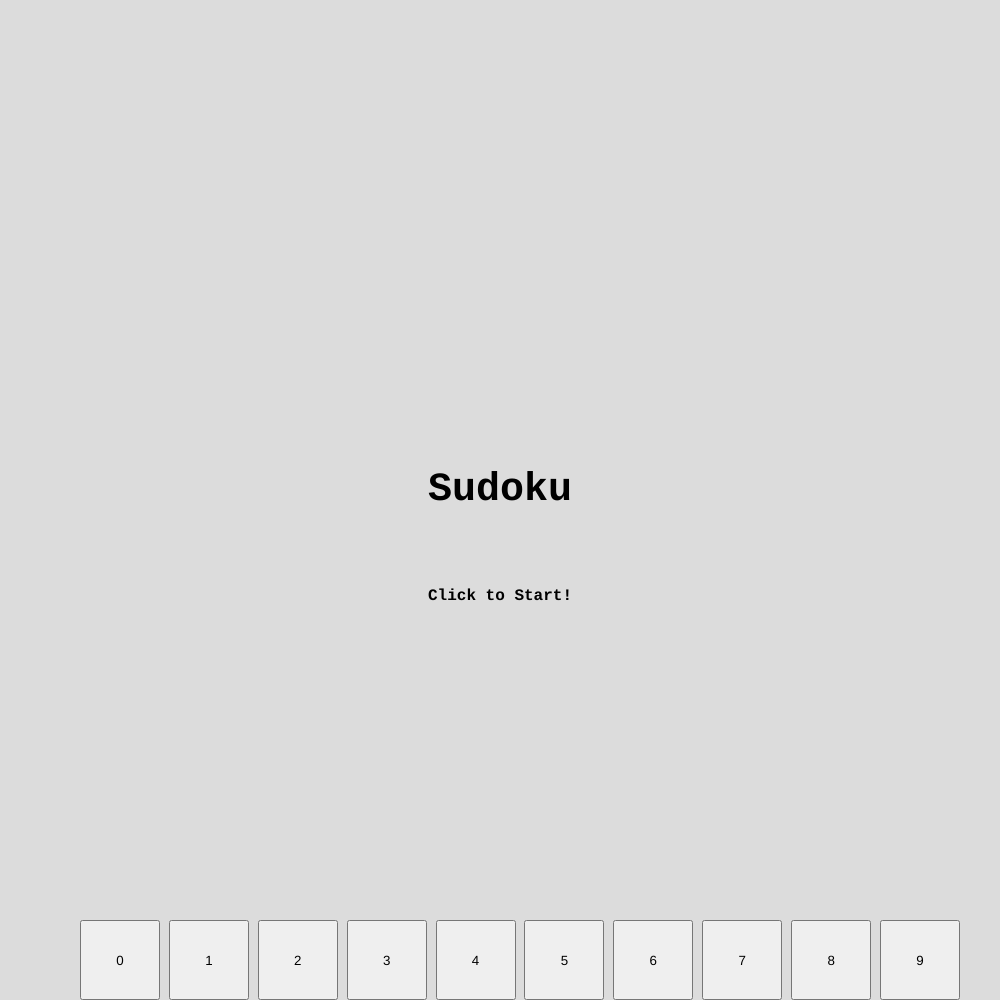
Frame 1 (no input)
Frame 60 (no input): identical to frame 1, image omitted
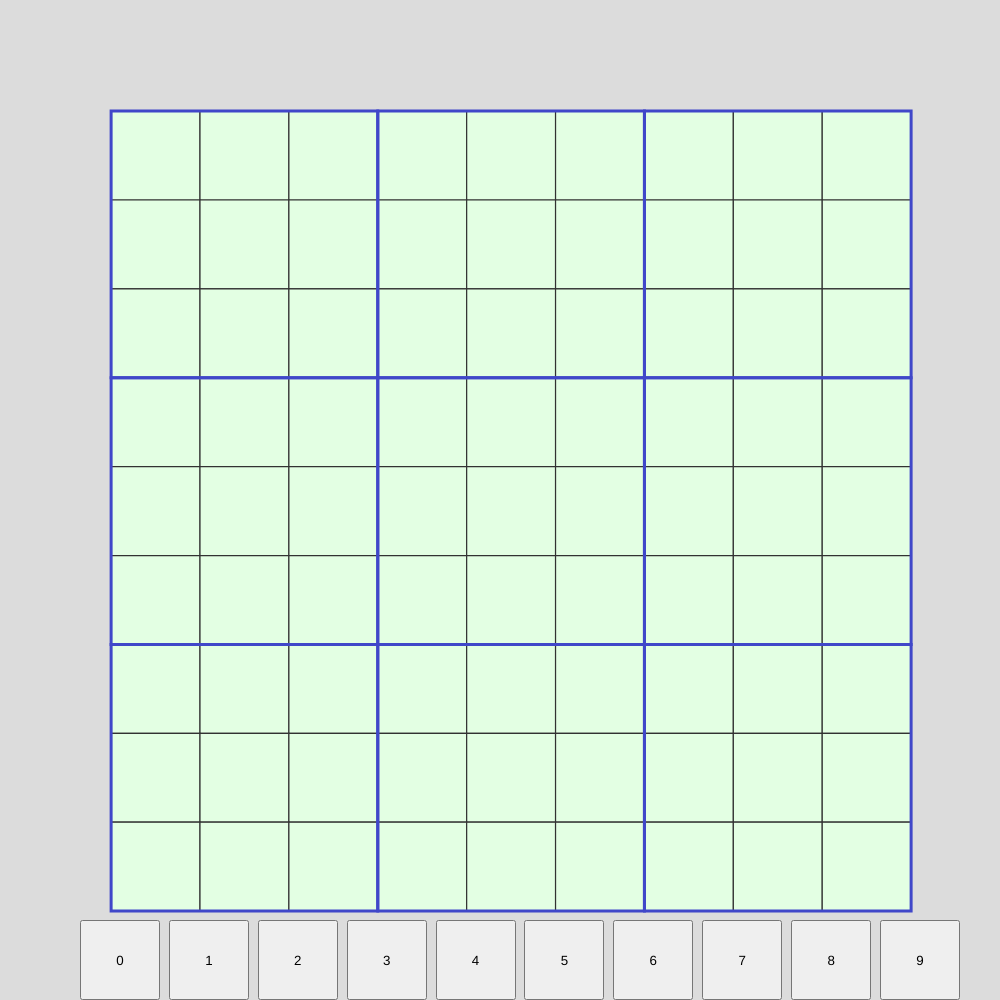
Frame 120 (the mouse pressed at the canvas centre since frame 60)

The p5.js sketch that drew these frames (run headless with seeded random() and noise() and a simulated clock; from frame 60 on, the mouse is pressed at the canvas centre):

// p5.js sketch
// ── sketch.js
var w, windowSize; // = 300; // size of the grid
var grid = [];

var mode = 0;
const welcomeScreen = 0;
const gameScreen = 1;

var cellArray = [];
var btnArray = [];
var selectedCell = -1;
var hintText = "";

function initGame() {
  w = 0.8 * windowSize;
  // w = width;
  textSize(28);

  // initialize an empty grid
  for (let i = 0; i < 9; i++) {
    grid.push([]);
    for (let j = 0; j < 9; j++) {
      grid[i].push(0);
    }
  }

  for (let i = 0; i < 9; i++) {
    cellArray.push([]);
    for (let j = 0; j < 9; j++) {
      let newCell = new Cell(i, j, grid[i][j]);
      cellArray[i].push(newCell);
    }
  }

  for (let i = 0; i <= 9; i++) {
    let x = (i * (w / 9) + (w / 10));
    // let newBtn = new Button(x, 350, w/9, i);
    let newBtn = createButton(str(i), str(i));
    newBtn.position(x, 0.92 * windowSize);
    newBtn.size(w/10, w/10);
    newBtn.mousePressed(function() {
      setNum(newBtn.value());
    });
    btnArray.push(newBtn);
  }
}

function setup() {
  if (windowWidth > windowHeight) {
    windowSize = windowHeight;
  } else {
    windowSize = windowWidth;
  }
  createCanvas(windowSize, windowSize);

  initGame();
}

function draw() {
  background(220);

  if (mode === welcomeScreen) {
    textSize(40);
    textFont("courier");
    textStyle(BOLD);
    textAlign(CENTER);
    text("Sudoku", width / 2, height / 2);
    textSize(16);
    text("Click to Start!", width / 2, 0.6 * height);

  } else if (mode === gameScreen) {

    translate(width / 9, width / 9);

    for (let cRow of cellArray) {
      for (let c of cRow)
        c.show();
    }
    blueBoxs();
    // greyLines();

    highlightSelected();

    // displayHint();
    push();
    noStroke();
    fill(0);
    textAlign(LEFT);
    text(hintText, 0, -10);
    pop();
  }
}

function mousePressed() {
  if (mode == welcomeScreen) {
    mode = gameScreen;
    textSize(28);
    // textFont("original");
    textAlign(LEFT);
  } else if (mode == gameScreen) {
    for (let cRow of cellArray) {
      for (let c of cRow) {
        if (c.clicked(mouseX - width / 9, mouseY - width / 9)) {
          selectedCell = c;
          let hintSet = c.possibleValues();
          hintText = setHintText(hintSet);
          return;
        }
      }
    }
    // selectedCell = -1;
  }
}

function keyTyped() {
  if (!isNaN(int(key))) { // checks if it is number
    setNum(key);
  }
  // console.log(int(key));
}

function keyPressed() {
  if (mode == gameScreen && selectedCell != -1) {
    let curr_i = selectedCell.row;
    let curr_j = selectedCell.col;

    if (keyCode == RIGHT_ARROW && curr_j < 8) {
      selectedCell = cellArray[curr_i][curr_j + 1];
    } else if (keyCode == LEFT_ARROW && curr_j > 0) {
      selectedCell = cellArray[curr_i][curr_j - 1];
    } else if (keyCode == UP_ARROW && curr_i > 0) {
      selectedCell = cellArray[curr_i - 1][curr_j];
    } else if (keyCode == DOWN_ARROW && curr_i < 8) {
      selectedCell = cellArray[curr_i + 1][curr_j];
    }

    let hintSet = selectedCell.possibleValues();
    hintText = setHintText(hintSet);
  }
}

function blueBoxs() {
  strokeWeight(3);
  stroke(64, 71, 201);

  noFill();
  for (let i = 0; i < 3; i++) {
    for (let j = 0; j < 3; j++) {
      bx = i * (w / 3);
      by = j * (w / 3);
      rect(bx, by, w / 3, w / 3);
    }
  }
}

function greyLines() {
  strokeWeight(1.3);
  stroke(120);

  let glines = [1, 2, 4, 5, 7, 8];
  for (let g of glines) {
    lx = g * (width / 9);
    ly = g * (height / 9);

    line(lx, 0, lx, height);
    line(0, ly, width, ly);
  }
}

function highlightSelected() {
  if (selectedCell != -1) {
    highlightBox(selectedCell.xpos, selectedCell.ypos, selectedCell.size);
  }
}

function setNum(n) {
  // console.log(int(n));
  if (selectedCell != -1) {
    selectedCell.num = int(n);
  }
}

function setHintText(hintSet) {
  let hint = "";

  for (let item of hintSet.values()) {
    // console.log(item);
    hint += item + " ";
  }

  console.log(hint);
  // textSize(32);
  // text(hint, 0, 0);

  return hint;
}

// ── cell.js
// OOPs ...

function Cell(row, col, num) {
  this.row = row;
  this.col = col;
  this.num = num;

  this.size = w / 9;
  this.xpos = col * this.size;
  this.ypos = row * this.size;
  this.color = 230;

  if (this.num) {
    this.isPredefined = true;
    this.color = 150;
  }
  else
    this.isPredefined = false;

  this.show = function() {
    this.mapColor(this.possibleValues());
    
    fill(this.color);
    
    stroke(50);
    strokeWeight(1.2);
    rect(this.xpos, this.ypos, this.size, this.size);

    fill(0);
    noStroke();
    textAlign(CENTER);
    if (this.num)
      text(this.num, this.xpos + 0.5 * this.size, this.ypos + 0.7 * this.size);
  }

  this.clicked = function(mx, my) {
    if (mx > this.xpos & mx < this.xpos+this.size) {
      if (my > this.ypos & my < this.ypos+this.size) {
        if (!this.isPredefined)
        return true;
      }
    }
    return false;
  }

  this.possibleValues = function() {
    //return possible values
    if (this.isPredefined)
      return false;
    
    let allNum = new Set([1, 2, 3, 4, 5, 6, 7, 8, 9]);
    
    for (let j = 0; j < 9; j++) {
      let newNum = cellArray[this.row][j].num;
      allNum.delete(newNum);
    }
    
    for (let i = 0; i < 9; i++) {
      let newNum = cellArray[i][this.col].num;
      allNum.delete(newNum);
    }
    
    let secTopX = 3*floor(this.row/3);
    let secTopY = 3*floor(this.col/3);
    for (let i=secTopX; i<secTopX+3; i++) {
      for (let j=secTopY; j<secTopY+3; j++) {
        let newNum = cellArray[i][j].num;
        allNum.delete(newNum);
      }
    }
    
    // console.log(allNum);
    return allNum;
  }
  
  this.mapColor = function(hSet) {
    if (this.isPredefined)
      return 0;
    
    let s = hSet.size;
    // console.log(s);
    
    let g = map(s, 1, 6, 250, 0);
    
    let gg = color(0, 255, 0);
    let ww = color(255, 255, 255);
    
    g = lerpColor(ww, gg, 1/s); // from white to green
    
    this.color = g;//[255-g, 255, 255-g];
    // return (0, g, 0);
  }
}


// ── highlightBox.js
function highlightBox(xpos, ypos, size) {
  let s = 0.15*size;
  
  corner("top-left", xpos, ypos, s);
  corner("top-right", xpos+size, ypos, s);
  corner("bottom-right", xpos+size, ypos+size, s);
  corner("bottom-left", xpos, ypos+size, s);
}

function corner(orientation, xpos, ypos, size = 10) {
  push();
  translate(xpos, ypos);

  if (orientation == "top-left") {
    rotate(0);
  } else if (orientation == "top-right") {
    rotate(HALF_PI);
  } else if (orientation == "bottom-right") {
    rotate(PI);
  } else if (orientation == "bottom-left") {
    rotate(3*HALF_PI);
  }

  fill(255, 255, 0);
  stroke(0);
  strokeWeight(1.3);

  beginShape();
  vertex(0, 0);
  vertex(2.5 * size, 0);
  vertex(2.5 * size, 1 * size);
  vertex(1 * size, 1 * size);
  vertex(1 * size, 2.5 * size);
  vertex(0, 2.5 * size);
  endShape(CLOSE);

  pop();
}
